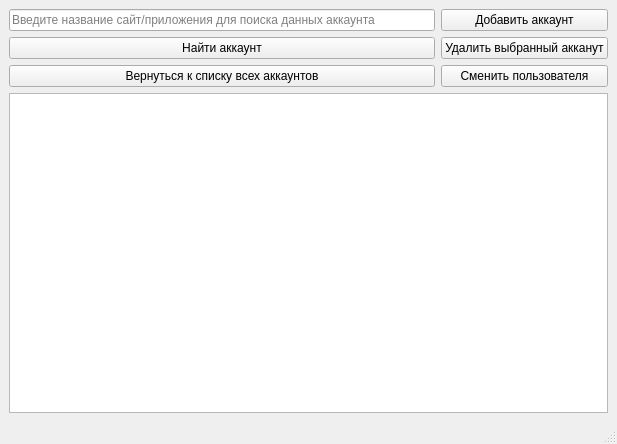
<?xml version="1.0" encoding="UTF-8"?>
<ui version="4.0">
 <class>PasswordManager</class>
 <widget class="QMainWindow" name="PasswordManager">
  <property name="geometry">
   <rect>
    <x>0</x>
    <y>0</y>
    <width>617</width>
    <height>444</height>
   </rect>
  </property>
  <property name="windowTitle">
   <string>Password Manager</string>
  </property>
  <property name="accessibleName">
   <string/>
  </property>
  <widget class="QWidget" name="centralwidget">
   <layout class="QGridLayout" name="gridLayout">
    <item row="2" column="0">
     <widget class="QPushButton" name="find_account">
      <property name="text">
       <string>Найти аккаунт</string>
      </property>
     </widget>
    </item>
    <item row="1" column="0">
     <widget class="QLineEdit" name="request">
      <property name="text">
       <string/>
      </property>
      <property name="placeholderText">
       <string>Введите название сайт/приложения для поиска данных аккаунта</string>
      </property>
     </widget>
    </item>
    <item row="8" column="0" colspan="2">
     <widget class="QTableWidget" name="account_list"/>
    </item>
    <item row="1" column="1">
     <widget class="QPushButton" name="add_pass">
      <property name="text">
       <string>Добавить аккаунт</string>
      </property>
     </widget>
    </item>
    <item row="2" column="1">
     <widget class="QPushButton" name="delete_acc">
      <property name="text">
       <string>Удалить выбранный акканут</string>
      </property>
     </widget>
    </item>
    <item row="5" column="0">
     <widget class="QPushButton" name="return_to_lst">
      <property name="text">
       <string>Вернуться к списку всех аккаунтов</string>
      </property>
     </widget>
    </item>
    <item row="5" column="1">
     <widget class="QPushButton" name="change_user">
      <property name="text">
       <string>Сменить пользователя</string>
      </property>
     </widget>
    </item>
   </layout>
  </widget>
  <widget class="QStatusBar" name="statusbar"/>
 </widget>
 <resources/>
 <connections/>
</ui>
